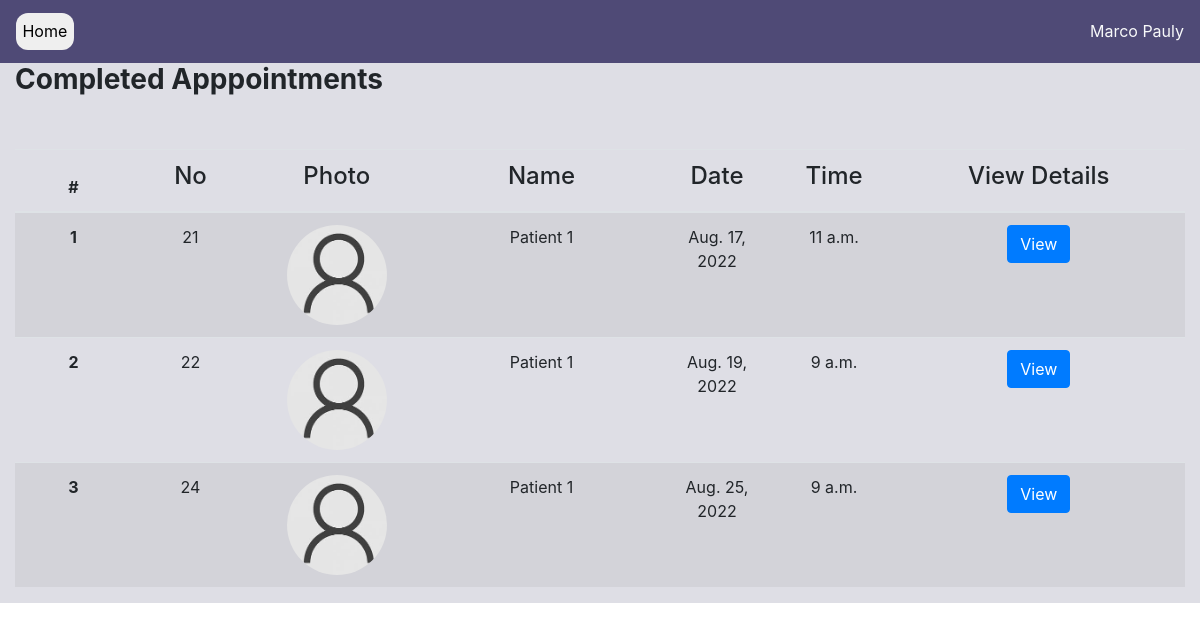
The page /doctor/completed-appointments (signed in) on the database as committed earlier.
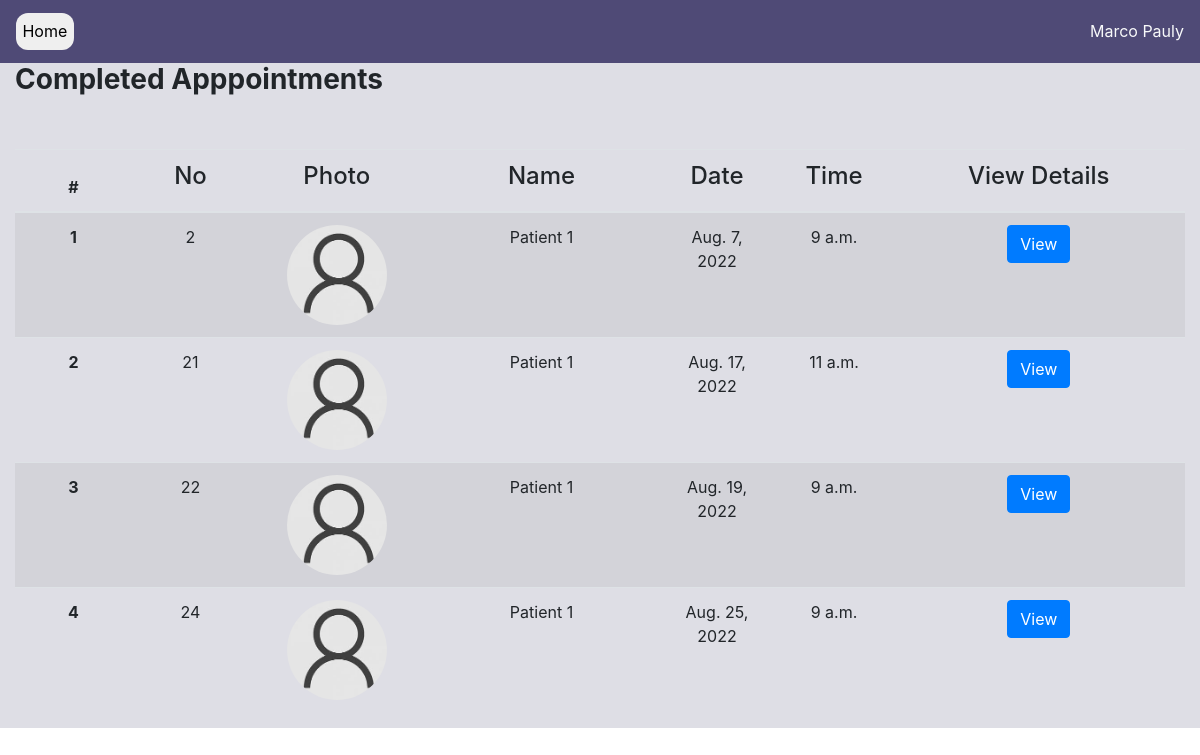
The same page on the database as committed later.
### appointment/models.py (models this page shows, shortened)
class Appointment(models.Model):
    TIME_SLOT = [
    (1, '9:00-10:00'),
    (2, '10:00-11:00'),
    (3, '11:00-12:00'),
    (4, '13:00-14:00'),
    ]
    doctor = models.ForeignKey(User,on_delete=models.CASCADE, limit_choices_to={'user_type': 'D'}, related_name='doctor')
    patient = models.ForeignKey(User,on_delete=models.CASCADE, limit_choices_to={'user_type': 'P'})
    date =  models.DateField()
    start_time = models.TimeField(null=True)
    end_time = models.TimeField(null=True)
    reason = models.TextField()
    status = models.BooleanField(default=False)
    class Meta:
        db_table = 'appointment'
        constraints = [
            models.UniqueConstraint(fields=['patient', 'doctor', 'date'], name='unique_booking')
        ]
        ordering = ['date', 'start_time']

### profiles/models.py (models this page shows, shortened)
class PatientProfile(models.Model):
    BLOOD_GROUPS = [
        ('O-', 'O-'),
        ('O+', 'O+'),
        ('A-', 'A-'),
        ('A+', 'A+'),
        ('B-', 'B-'),
        ('B+', 'B+'),
        ('AB-', 'AB-'),
        ('AB+', 'AB+'),
    ]
    class Meta:
        db_table = 'patient_profile'
    user = models.OneToOneField(
        User, on_delete=models.CASCADE, #profile deleted then patient deleted since one to one field
        primary_key=True, limit_choices_to={'user_type': 'P'},
        related_name='patprofile', #* related_name is used to give alternate name to the reverse relationship
        )
    profile_pic = models.ImageField(upload_to='images/profiles/patients', null=True, blank=True) #TODO Change directory to /images/patient/username
    dob = models.DateField(blank=True, null=True) #TODO -remove blank=True, null=True
    blood_group = models.CharField(max_length=3, choices=BLOOD_GROUPS)
    allergies = models.TextField(blank=True, null=True)

### accounts/models.py (models this page shows, shortened)
class User(AbstractUser):
    DOCTOR = 'D'
    PATIENT = 'P'
    USER_TYPES = [
        (DOCTOR, 'Doctor'),
        (PATIENT, 'Patient'),
    ]
    MALE = 'M'
    FEMALE = 'F'
    OTHER = 'O'
    PREFER_NOT_TO_SAY = 'N'
    GENDER = [
        (MALE, 'Male'),
        (FEMALE, 'Female'),
        (OTHER, 'Other'),
        (PREFER_NOT_TO_SAY, 'Prefer not to say')
    ]
    class Meta:
        db_table = 'user'
    user_type = models.CharField(choices=USER_TYPES, max_length=1, default=PATIENT)
    gender = models.CharField(choices=GENDER,  max_length=1, default=PREFER_NOT_TO_SAY)
    phone = PhoneNumberField(null=True, blank=True)
    def is_doctor(self):
        if self.user_type == 'D':
            return True
        return False

### appointment/views.py (the view)
# urls.py: path('doctor/completed-appointments', views.pending_appointments, {'status': True}, name='completed-appointment'),#* More info : https://django-book.readthedocs.io/en/latest/chapter08.html#passing-ext
def pending_appointments(request, status):
    context = {}
    user = request.user
    if not user.is_doctor():
        return HttpResponse("NOT ALLOWED")
    appointments = Appointment.objects.filter(doctor=user, status=status)
    context = {'appointments':appointments, 'status':status} #* Status passed in to change heading of page (Completed/Pending)
    return render(request, 'pending-appointment.html', context=context)

### PMS/context_processors.py (called while the page is built)
def get_departments(request):
    departments = Department.objects.all()
    return {'departments': departments}

def get_time_slots(request):
    time_slot = Appointment.TIME_SLOT
    return {"time_slot": time_slot}

### appointment/templates/pending-appointment.html (shortened to what this page needs)
{% load static %}
<!DOCTYPE html>
<html>
    <head>
        <link rel="stylesheet" href="https://cdn.jsdelivr.net/npm/bootstrap@4.0.0/dist/css/bootstrap.min.css">
    </head>
    <body>
        {% include 'navbar-simple.html' %}
        <section style="height: auto;">
            <div class="container-fluid">
                <div class="row " style="background-color: #8889a347;">
                    {% if status %}
                    <div class="col-md-12" style="align-items: center;"><h3><b>Completed Apppointments</b></h3></div>
                    {% else %}
                    <div class="col-md-12" style="align-items: center;"><h3><b>Pending Apppointments</b></h3></div>
                    {% endif %}
                <br>
                <br>
                <br>
                    <div class="col-md-12 col-12" style="align-items: center;">
                        <table class="table table-striped">
                            <thead>
                              <tr>
                                <th scope="col" width="10%">#</th>
                                <th scope="col"  width="10%"><h4>No</h4></th>
                                <th scope="col" width="15%"><h4>Photo</h4></th>
                                <th scope="col" width="20%"><h4>Name</h4></th>
                                <th scope="col" width="10%"><h4>Date</h4></th>
                                <th scope="col" width="10%"><h4>Time</h4></th>
                                <th scope="col"><h4>View Details</h4></th>
                              </tr>
                            </thead>
                            <tbody>
{% for appointment in appointments %}
                                <tr>
                                    <th scope="row">{{forloop.counter}}</th>
                                    <td>{{appointment.id}}</td>
                                    <td>
                                        {%if appointment.patient.patprofile.profile_pic %}
                                            <img src="{{appointment.patient.patprofile.profile_pic.url}}" class="photo">
                                        {% else %}
                                            <img src="{% static 'images/default_pic.jpg' %}" class="photo">
                                        {% endif %}
                                    </td>
                                    <td>{{appointment.patient.get_full_name}}</td>
                                    <td>{{appointment.date}}</td>
                                    <td>{{appointment.start_time}}</td>
                                    <td>
                                        {% if status %}
                                            <form action="{% url 'appointment:past-prescription' %}" method="post">
                                                <button class="btn btn-primary" type="submit" name="app_id" value={{appointment.id}}>View</button>
                                            </form>
                                        {% else %}
                                            <form action="{% url 'appointment:view-appointment' %}" method="post">
                                                {% csrf_token %}
                                                <button class="btn btn-primary" type="submit" name="id" value={{appointment.id}}>View</button>
                                            </form>
                                        {% endif %}
                                    </td>
                                </tr>
{% endfor %}
                            </tbody>
                          </table>
                    </div>
                </div>
            </div>
        </section>
    </body>
</html>

Rows that differ between the two databases and show on the page:
now on this page (row edited): Appointment: id "2", patient.patprofile.profile_pic (placeholder picture), patient.get_full_name "Patient 1", date "Aug. 7, 2022", start_time "9 a.m."
